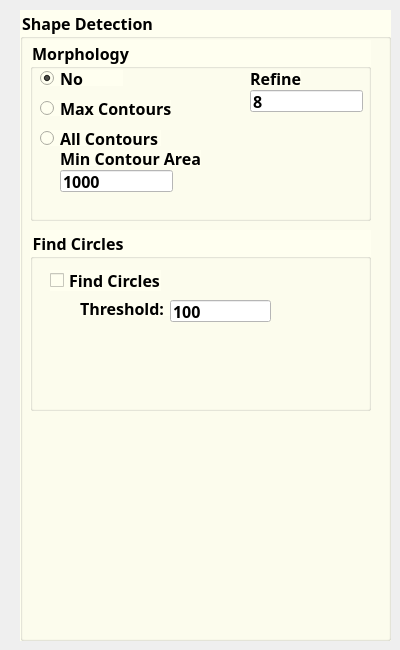
   <widget class="QWidget" name="tab_3">
    <attribute name="title">
     <string>FindShapes</string>
    </attribute>
    <widget class="QGroupBox" name="groupBox_5">
     <property name="geometry">
      <rect>
       <x>20</x>
       <y>10</y>
       <width>371</width>
       <height>631</height>
      </rect>
     </property>
     <property name="font">
      <font>
       <family>微軟正黑體</family>
       <pointsize>12</pointsize>
       <weight>75</weight>
       <bold>true</bold>
      </font>
     </property>
     <property name="styleSheet">
      <string notr="true">background-color: rgb(255, 255, 240);</string>
     </property>
     <property name="title">
      <string>Shape Detection</string>
     </property>
     <widget class="QGroupBox" name="groupBox_6">
      <property name="geometry">
       <rect>
        <x>10</x>
        <y>30</y>
        <width>341</width>
        <height>181</height>
       </rect>
      </property>
      <property name="font">
       <font>
        <family>微軟正黑體</family>
        <pointsize>12</pointsize>
        <weight>75</weight>
        <bold>true</bold>
       </font>
      </property>
      <property name="title">
       <string>Morphology</string>
      </property>
      <widget class="QRadioButton" name="radioButton_NoContour">
       <property name="geometry">
        <rect>
         <x>10</x>
         <y>30</y>
         <width>83</width>
         <height>16</height>
        </rect>
       </property>
       <property name="font">
        <font>
         <family>微軟正黑體</family>
         <pointsize>12</pointsize>
         <weight>75</weight>
         <bold>true</bold>
        </font>
       </property>
       <property name="text">
        <string>No</string>
       </property>
       <property name="checked">
        <bool>true</bool>
       </property>
      </widget>
      <widget class="QRadioButton" name="radioButton_MaxContour">
       <property name="geometry">
        <rect>
         <x>10</x>
         <y>60</y>
         <width>131</width>
         <height>16</height>
        </rect>
       </property>
       <property name="font">
        <font>
         <family>微軟正黑體</family>
         <pointsize>12</pointsize>
         <weight>75</weight>
         <bold>true</bold>
        </font>
       </property>
       <property name="text">
        <string>Max Contours</string>
       </property>
      </widget>
      <widget class="QRadioButton" name="radioButton_AllContours">
       <property name="geometry">
        <rect>
         <x>10</x>
         <y>90</y>
         <width>121</width>
         <height>16</height>
        </rect>
       </property>
       <property name="font">
        <font>
         <family>微軟正黑體</family>
         <pointsize>12</pointsize>
         <weight>75</weight>
         <bold>true</bold>
        </font>
       </property>
       <property name="text">
        <string>All Contours</string>
       </property>
      </widget>
      <widget class="QLabel" name="label_Coordinate_Image_Value_2">
       <property name="geometry">
        <rect>
         <x>30</x>
         <y>110</y>
         <width>141</width>
         <height>16</height>
        </rect>
       </property>
       <property name="font">
        <font>
         <family>微軟正黑體</family>
         <pointsize>12</pointsize>
         <weight>75</weight>
         <bold>true</bold>
        </font>
       </property>
       <property name="text">
        <string>Min Contour Area</string>
       </property>
      </widget>
      <widget class="QLabel" name="label_Coordinate_Image_Value_5">
       <property name="geometry">
        <rect>
         <x>220</x>
         <y>30</y>
         <width>51</width>
         <height>16</height>
        </rect>
       </property>
       <property name="font">
        <font>
         <family>微軟正黑體</family>
         <pointsize>12</pointsize>
         <weight>75</weight>
         <bold>true</bold>
        </font>
       </property>
       <property name="text">
        <string>Refine</string>
       </property>
      </widget>
      <widget class="QLineEdit" name="textBox_MinContourArea">
       <property name="geometry">
        <rect>
         <x>30</x>
         <y>130</y>
         <width>113</width>
         <height>22</height>
        </rect>
       </property>
       <property name="font">
        <font>
         <family>微軟正黑體</family>
         <pointsize>12</pointsize>
         <weight>75</weight>
         <bold>true</bold>
        </font>
       </property>
       <property name="styleSheet">
        <string notr="true">background-color: rgb(255, 255, 255);</string>
       </property>
       <property name="text">
        <string>1000</string>
       </property>
      </widget>
      <widget class="QLineEdit" name="textBox_RefineValue">
       <property name="geometry">
        <rect>
         <x>220</x>
         <y>50</y>
         <width>113</width>
         <height>22</height>
        </rect>
       </property>
       <property name="font">
        <font>
         <family>微軟正黑體</family>
         <pointsize>12</pointsize>
         <weight>75</weight>
         <bold>true</bold>
        </font>
       </property>
       <property name="styleSheet">
        <string notr="true">background-color: rgb(255, 255, 255);</string>
       </property>
       <property name="text">
        <string>8</string>
       </property>
      </widget>
     </widget>
     <widget class="QGroupBox" name="groupBox_7">
      <property name="geometry">
       <rect>
        <x>10</x>
        <y>220</y>
        <width>341</width>
        <height>181</height>
       </rect>
      </property>
      <property name="font">
       <font>
        <family>微軟正黑體</family>
        <pointsize>12</pointsize>
        <weight>75</weight>
        <bold>true</bold>
       </font>
      </property>
      <property name="title">
       <string>Find Circles</string>
      </property>
      <widget class="QCheckBox" name="checkBox_FindCircles">
       <property name="geometry">
        <rect>
         <x>20</x>
         <y>40</y>
         <width>111</width>
         <height>21</height>
        </rect>
       </property>
       <property name="font">
        <font>
         <family>微軟正黑體</family>
         <pointsize>12</pointsize>
         <weight>75</weight>
         <bold>true</bold>
        </font>
       </property>
       <property name="text">
        <string>Find Circles</string>
       </property>
      </widget>
      <widget class="QLabel" name="label_Coordinate_Image_Value_6">
       <property name="geometry">
        <rect>
         <x>50</x>
         <y>70</y>
         <width>91</width>
         <height>16</height>
        </rect>
       </property>
       <property name="font">
        <font>
         <family>微軟正黑體</family>
         <pointsize>12</pointsize>
         <weight>75</weight>
         <bold>true</bold>
        </font>
       </property>
       <property name="text">
        <string>Threshold:</string>
       </property>
      </widget>
      <widget class="QLineEdit" name="textBox_FindCirclesThreshold">
       <property name="geometry">
        <rect>
         <x>140</x>
         <y>70</y>
         <width>101</width>
         <height>22</height>
        </rect>
       </property>
       <property name="font">
        <font>
         <family>微軟正黑體</family>
         <pointsize>12</pointsize>
         <weight>75</weight>
         <bold>true</bold>
        </font>
       </property>
       <property name="styleSheet">
        <string notr="true">background-color: rgb(255, 255, 255);</string>
       </property>
       <property name="text">
        <string>100</string>
       </property>
      </widget>
     </widget>
    </widget>
   </widget>
